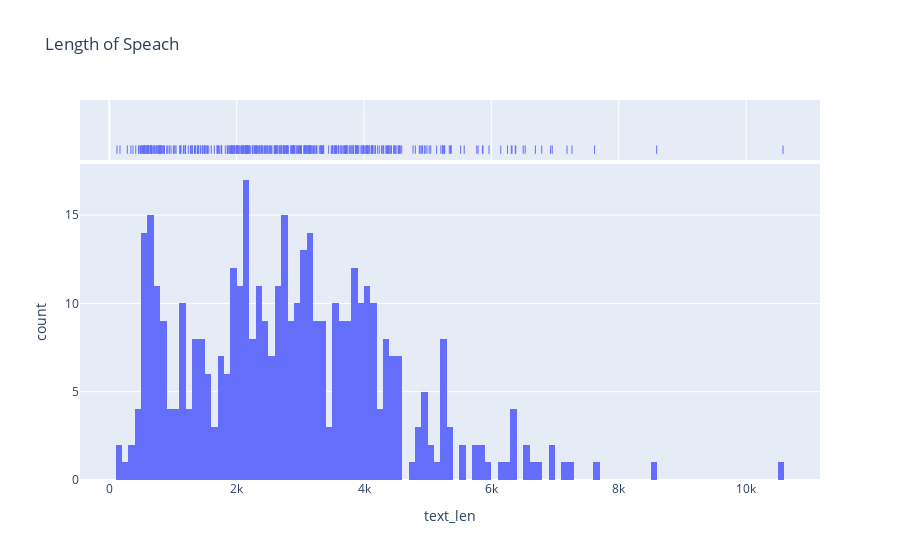

Here is the notebook cell this chart was saved with:
### Markdown cell above
<br>

### Speech Length

The length of speeches distributed as a histogram when we consider all words.

### Code cell
fig = px.histogram(df_merge, x="text_len", marginal="rug",nbins=150, hover_data=['speaker','title']
                  ,title="Length of Speach")
fig.show()

### Figure 1 — Plotly figure (JSON) as saved in the notebook; plotly's stock layout.template omitted (floating-point values rounded to 4 significant figures; data arrays with more than 128 entries replaced by an {"elided": "..."} marker saying what was removed)
{"data": [{"alignmentgroup": "True", "bingroup": "x", "hovertemplate": "text_len=%{x}<br>count=%{y}<extra></extra>", "legendgroup": "", "marker": {"color": "#636efa", "pattern": {"shape": ""}}, "name": "", "nbinsx": 150, "offsetgroup": "", "orientation": "v", "showlegend": false, "type": "histogram", "x": {"elided": "430 int values"}, "xaxis": "x", "yaxis": "y"}, {"alignmentgroup": "True", "boxpoints": "all", "customdata": {"elided": "430x2 str values"}, "fillcolor": "rgba(255,255,255,0)", "hoveron": "points", "hovertemplate": "text_len=%{x}<br>speaker=%{customdata[0]}<br>title=%{customdata[1]}<extra></extra>", "jitter": 0, "legendgroup": "", "line": {"color": "rgba(255,255,255,0)"}, "marker": {"color": "#636efa", "symbol": "line-ns-open"}, "name": "", "offsetgroup": "", "showlegend": false, "type": "box", "x": {"elided": "430 int values"}, "xaxis": "x2", "yaxis": "y2"}], "layout": {"autosize": true, "barmode": "relative", "legend": {"tracegroupgap": 0}, "title": {"text": "Length of Speach"}, "xaxis": {"anchor": "y", "autorange": true, "domain": [0, 1], "range": [-460.1, 11160.0], "title": {"text": "text_len"}, "type": "linear"}, "xaxis2": {"anchor": "y2", "autorange": true, "domain": [0, 1], "matches": "x", "range": [-460.1, 11160.0], "showgrid": true, "showticklabels": false, "type": "linear"}, "yaxis": {"anchor": "x", "autorange": true, "domain": [0, 0.8316], "range": [0, 17.89], "title": {"text": "count"}}, "yaxis2": {"anchor": "x2", "autorange": true, "domain": [0.8416, 1], "matches": "y2", "range": [-0.6176, 0.5], "showgrid": false, "showline": false, "showticklabels": false, "ticks": "", "type": "category"}}}
